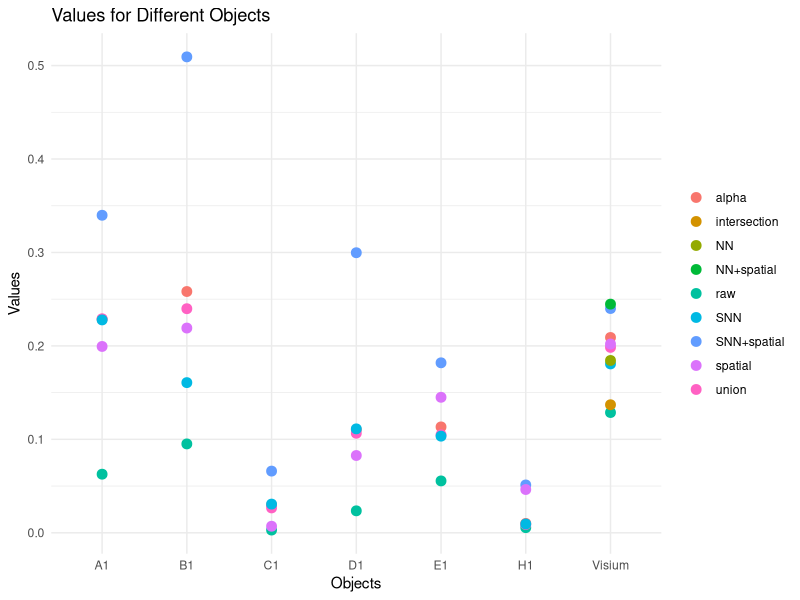

Here is the R script that generated this plot:
library(ggplot2)

# R2-values
data <- data.frame(
  rownames = c("raw","alpha","union","SNN","SNN+spatial","spatial", "NN","NN+spatial", "intersection" ),
  A1 = c( 0.0627, 0.2286, 0.229, 0.2278, 0.3398, 0.1994 , NA , NA, NA ),
  B1 = c(0.0951, 0.2582, 0.2398, 0.1607, 0.5093, 0.2191, NA, NA, NA),
  C1 = c(0.0029, 0.0297, 0.0266, 0.0307, 0.066, 0.007 , NA , NA, NA ),
  D1 = c(0.0235, 0.1103, 0.1065, 0.1112, 0.2997 , 0.0827 , NA , NA, NA),
  E1 = c(0.0555 , 0.1133 , 0.1049 , 0.1034 , 0.1819 , 0.145 , NA , NA, NA ),
  H1 = c(0.0055 , 0.01 , 0.0088 , 0.0094 ,0.0512 , 0.0463 , NA , NA, NA),
  Visium = c(0.1287 , 0.209 , 0.1984 , 0.1807 , 0.24 , 0.202 , 0.1844 ,0.2447, 0.137 )
    
)

data_long <- tidyr::pivot_longer(data, cols = -rownames, names_to = "object", values_to = "value")

ggplot(data_long, aes(x = object, y = value, group = rownames, color = rownames, label = rownames)) +
  geom_point(size = 3) +                       
  labs(x = "Objects", y = "Values", title = "Values for Different Objects") +
  theme_minimal() +                           
  theme(legend.title = element_blank())     
